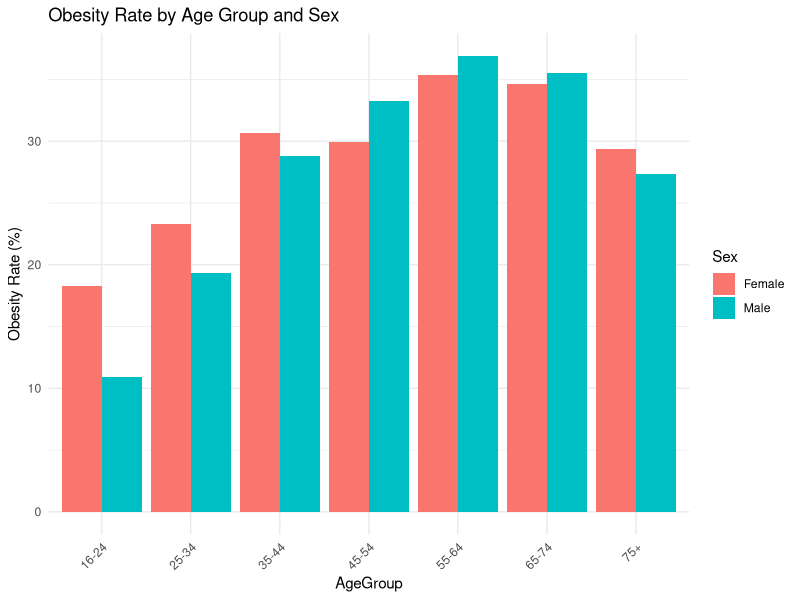
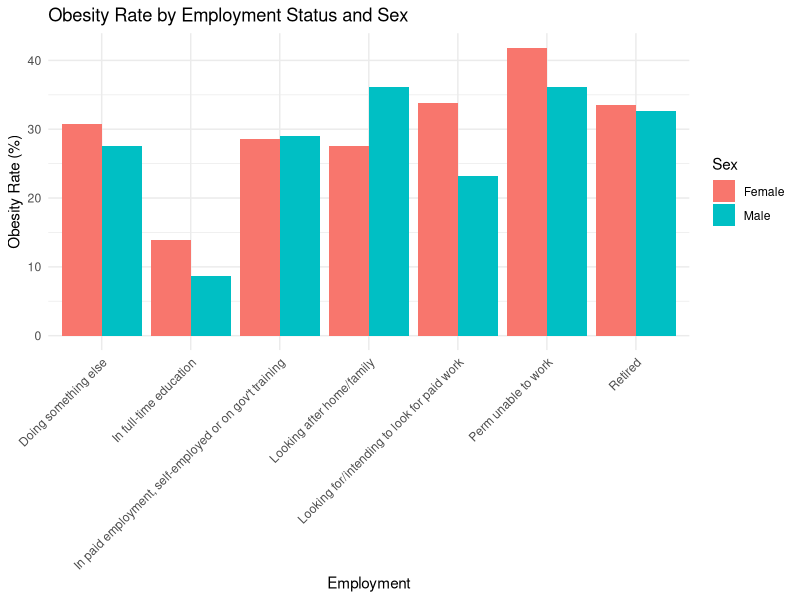
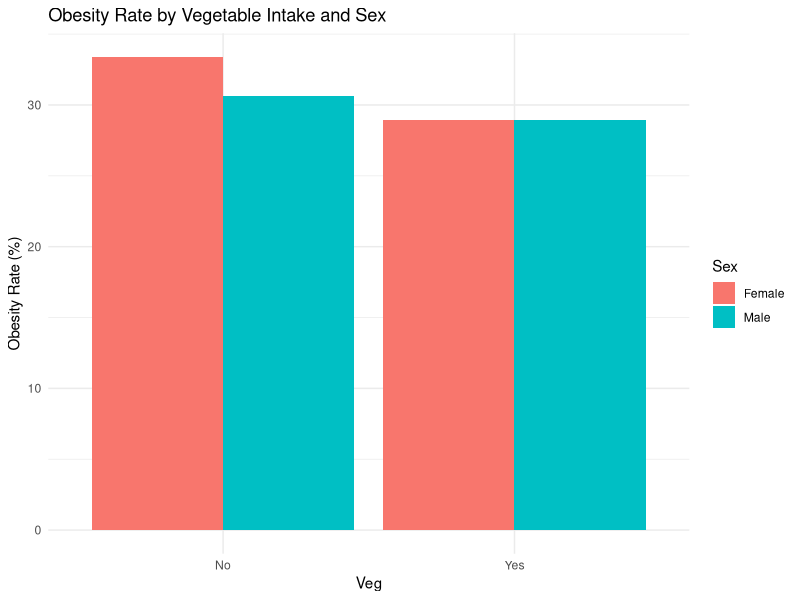
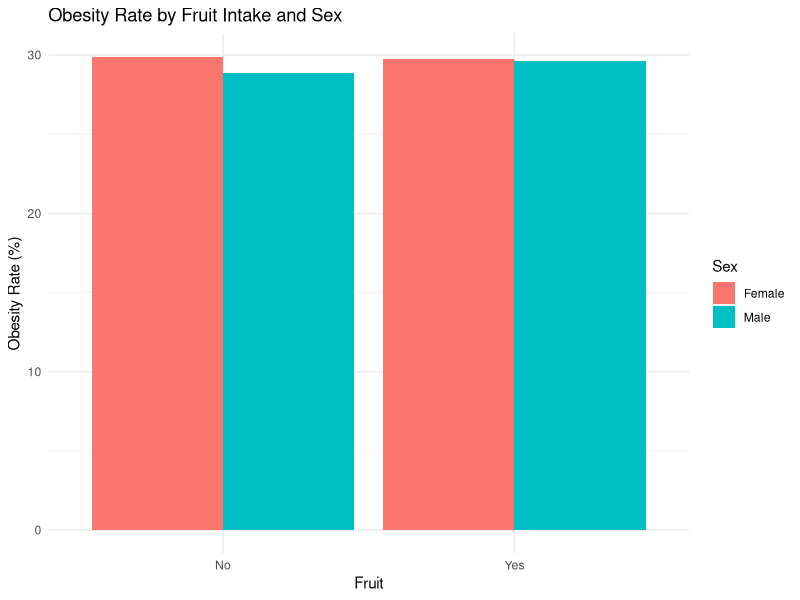

The R script that drew these images, in order:
## ---- chunk 1

library(dplyr)
library(ggplot2)

# Read the dataset (update the path as needed)
df <- read.csv("DAProject7.csv",
               stringsAsFactors = TRUE)

# Quick check of the structure
str(df)

# Compute obesity rates by AgeGroup and Sex
grouped_obesity <- df %>%
  group_by(AgeGroup, Sex) %>%
  summarise(ObesityRate = mean(Obese == "Yes") * 100, .groups = "drop")

# Plot obesity rate by Age Group and Sex
ggplot(grouped_obesity, aes(x = AgeGroup, y = ObesityRate, fill = Sex)) +
  geom_bar(stat = "identity", position = "dodge") +
  theme_minimal() +
  ggtitle("Obesity Rate by Age Group and Sex") +
  labs(y = "Obesity Rate (%)") +
  theme(axis.text.x = element_text(angle = 45, hjust = 1))

## ---- chunk 2
# Compute obesity rates by Employment and Sex
grouped_employment <- df %>%
  group_by(Employment, Sex) %>%
  summarise(ObesityRate = mean(Obese == "Yes") * 100, .groups = "drop")

# Plot obesity rate by Employment Status and Sex
ggplot(grouped_employment, aes(x = Employment, y = ObesityRate, fill = Sex)) +
  geom_bar(stat = "identity", position = "dodge") +
  theme_minimal() +
  ggtitle("Obesity Rate by Employment Status and Sex") +
  labs(y = "Obesity Rate (%)") +
  theme(axis.text.x = element_text(angle = 45, hjust = 1))

## ---- chunk 3
# Compute obesity rates by Vegetable Intake (Veg) and Sex
grouped_veg <- df %>%
  group_by(Veg, Sex) %>%
  summarise(ObesityRate = mean(Obese == "Yes") * 100, .groups = "drop")

# Plot obesity rate by Vegetable Intake and Sex
ggplot(grouped_veg, aes(x = Veg, y = ObesityRate, fill = Sex)) +
  geom_bar(stat = "identity", position = "dodge") +
  theme_minimal() +
  ggtitle("Obesity Rate by Vegetable Intake and Sex") +
  labs(y = "Obesity Rate (%)")

## ---- chunk 4
# Compute obesity rates by Fruit Intake and Sex
grouped_fruit <- df %>%
  group_by(Fruit, Sex) %>%
  summarise(ObesityRate = mean(Obese == "Yes") * 100, .groups = "drop")

# Plot obesity rate by Fruit Intake and Sex
ggplot(grouped_fruit, aes(x = Fruit, y = ObesityRate, fill = Sex)) +
  geom_bar(stat = "identity", position = "dodge") +
  theme_minimal() +
  ggtitle("Obesity Rate by Fruit Intake and Sex") +
  labs(y = "Obesity Rate (%)")

